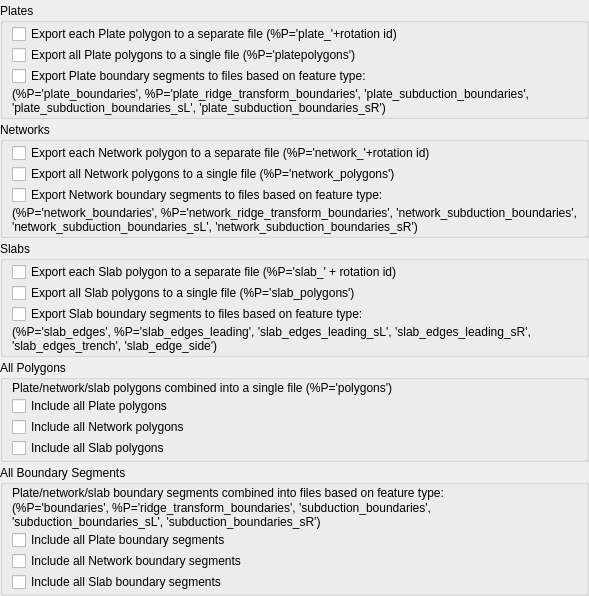
<?xml version="1.0" encoding="UTF-8"?>
<ui version="4.0">
 <class>ExportCitcomsResolvedTopologyOptionsWidget</class>
 <widget class="QWidget" name="ExportCitcomsResolvedTopologyOptionsWidget">
  <property name="geometry">
   <rect>
    <x>0</x>
    <y>0</y>
    <width>547</width>
    <height>550</height>
   </rect>
  </property>
  <property name="windowTitle">
   <string>Export Options</string>
  </property>
  <layout class="QVBoxLayout" name="verticalLayout_6">
   <property name="spacing">
    <number>3</number>
   </property>
   <property name="margin">
    <number>0</number>
   </property>
   <item>
    <widget class="QWidget" name="widget_shapefile_dateline_wrap" native="true"/>
   </item>
   <item>
    <widget class="QGroupBox" name="group_box_plate_polygons">
     <property name="title">
      <string>Plates</string>
     </property>
     <layout class="QVBoxLayout" name="verticalLayout_4">
      <property name="spacing">
       <number>1</number>
      </property>
      <property name="topMargin">
       <number>1</number>
      </property>
      <property name="bottomMargin">
       <number>1</number>
      </property>
      <item>
       <widget class="QCheckBox" name="checkBox_export_individual_plate_polygon_files">
        <property name="text">
         <string>Export each Plate polygon to a separate file (%P='plate_'+rotation id)</string>
        </property>
       </widget>
      </item>
      <item>
       <widget class="QCheckBox" name="checkBox_export_plate_polygons_to_single_file">
        <property name="text">
         <string>Export all Plate polygons to a single file (%P='platepolygons')</string>
        </property>
       </widget>
      </item>
      <item>
       <widget class="QCheckBox" name="checkBox_export_plate_boundaries_to_type_files">
        <property name="text">
         <string>Export Plate boundary segments to files based on feature type:</string>
        </property>
       </widget>
      </item>
      <item>
       <widget class="QLabel" name="label_3">
        <property name="text">
         <string>(%P='plate_boundaries', %P='plate_ridge_transform_boundaries', 'plate_subduction_boundaries',
'plate_subduction_boundaries_sL', 'plate_subduction_boundaries_sR')</string>
        </property>
       </widget>
      </item>
     </layout>
    </widget>
   </item>
   <item>
    <widget class="QGroupBox" name="group_box_network_boundaries">
     <property name="title">
      <string>Networks</string>
     </property>
     <layout class="QVBoxLayout" name="verticalLayout_3">
      <property name="spacing">
       <number>1</number>
      </property>
      <property name="topMargin">
       <number>1</number>
      </property>
      <property name="bottomMargin">
       <number>1</number>
      </property>
      <item>
       <widget class="QCheckBox" name="checkBox_export_individual_network_polygon_files">
        <property name="text">
         <string>Export each Network polygon to a separate file (%P='network_'+rotation id)</string>
        </property>
       </widget>
      </item>
      <item>
       <widget class="QCheckBox" name="checkBox_export_network_polygons_to_single_file">
        <property name="text">
         <string>Export all Network polygons to a single file (%P='network_polygons')</string>
        </property>
       </widget>
      </item>
      <item>
       <widget class="QCheckBox" name="checkBox_export_network_boundaries_to_type_files">
        <property name="text">
         <string>Export Network boundary segments to files based on feature type:</string>
        </property>
       </widget>
      </item>
      <item>
       <widget class="QLabel" name="label_2">
        <property name="text">
         <string>(%P='network_boundaries', %P='network_ridge_transform_boundaries', 'network_subduction_boundaries',
'network_subduction_boundaries_sL', 'network_subduction_boundaries_sR')</string>
        </property>
       </widget>
      </item>
     </layout>
    </widget>
   </item>
   <item>
    <widget class="QGroupBox" name="group_box_slab_polygons">
     <property name="title">
      <string>Slabs</string>
     </property>
     <layout class="QVBoxLayout" name="verticalLayout_5">
      <property name="spacing">
       <number>1</number>
      </property>
      <property name="topMargin">
       <number>1</number>
      </property>
      <property name="bottomMargin">
       <number>1</number>
      </property>
      <item>
       <widget class="QCheckBox" name="checkBox_export_individual_slab_polygon_files">
        <property name="text">
         <string>Export each Slab polygon to a separate file (%P='slab_' + rotation id)</string>
        </property>
       </widget>
      </item>
      <item>
       <widget class="QCheckBox" name="checkBox_export_slab_polygons_to_single_file">
        <property name="text">
         <string>Export all Slab polygons to a single file (%P='slab_polygons')</string>
        </property>
       </widget>
      </item>
      <item>
       <widget class="QCheckBox" name="checkBox_export_slab_boundaries_to_type_files">
        <property name="text">
         <string>Export Slab boundary segments to files based on feature type:</string>
        </property>
       </widget>
      </item>
      <item>
       <widget class="QLabel" name="label_4">
        <property name="text">
         <string>(%P='slab_edges', %P='slab_edges_leading', 'slab_edges_leading_sL', 'slab_edges_leading_sR',
'slab_edges_trench', 'slab_edge_side')</string>
        </property>
       </widget>
      </item>
     </layout>
    </widget>
   </item>
   <item>
    <widget class="QGroupBox" name="group_box_all_polygons">
     <property name="title">
      <string>All Polygons</string>
     </property>
     <layout class="QVBoxLayout" name="verticalLayout_2">
      <property name="spacing">
       <number>1</number>
      </property>
      <property name="topMargin">
       <number>1</number>
      </property>
      <property name="bottomMargin">
       <number>1</number>
      </property>
      <item>
       <widget class="QLabel" name="label_6">
        <property name="text">
         <string>Plate/network/slab polygons combined into a single file (%P='polygons')</string>
        </property>
       </widget>
      </item>
      <item>
       <widget class="QCheckBox" name="checkBox_export_plate_polygons_to_all_polygons_file">
        <property name="text">
         <string>Include all Plate polygons</string>
        </property>
       </widget>
      </item>
      <item>
       <widget class="QCheckBox" name="checkBox_export_network_polygons_to_all_polygons_file">
        <property name="text">
         <string>Include all Network polygons</string>
        </property>
       </widget>
      </item>
      <item>
       <widget class="QCheckBox" name="checkBox_export_slab_polygons_to_all_polygons_file">
        <property name="text">
         <string>Include all Slab polygons</string>
        </property>
       </widget>
      </item>
     </layout>
    </widget>
   </item>
   <item>
    <widget class="QGroupBox" name="group_box_all_boundary_segments">
     <property name="title">
      <string>All Boundary Segments</string>
     </property>
     <layout class="QVBoxLayout" name="verticalLayout">
      <property name="spacing">
       <number>1</number>
      </property>
      <property name="topMargin">
       <number>1</number>
      </property>
      <property name="bottomMargin">
       <number>1</number>
      </property>
      <item>
       <widget class="QLabel" name="label">
        <property name="text">
         <string>Plate/network/slab boundary segments combined into files based on feature type:</string>
        </property>
       </widget>
      </item>
      <item>
       <widget class="QLabel" name="label_5">
        <property name="text">
         <string>(%P='boundaries', %P='ridge_transform_boundaries', 'subduction_boundaries',
'subduction_boundaries_sL', 'subduction_boundaries_sR')</string>
        </property>
       </widget>
      </item>
      <item>
       <widget class="QCheckBox" name="checkBox_export_plate_boundaries_to_all_boundaries_file">
        <property name="text">
         <string>Include all Plate boundary segments</string>
        </property>
       </widget>
      </item>
      <item>
       <widget class="QCheckBox" name="checkBox_export_network_boundaries_to_all_boundaries_file">
        <property name="text">
         <string>Include all Network boundary segments</string>
        </property>
       </widget>
      </item>
      <item>
       <widget class="QCheckBox" name="checkBox_export_slab_boundaries_to_all_boundaries_file">
        <property name="text">
         <string>Include all Slab boundary segments</string>
        </property>
       </widget>
      </item>
     </layout>
    </widget>
   </item>
  </layout>
 </widget>
 <resources/>
 <connections/>
</ui>
